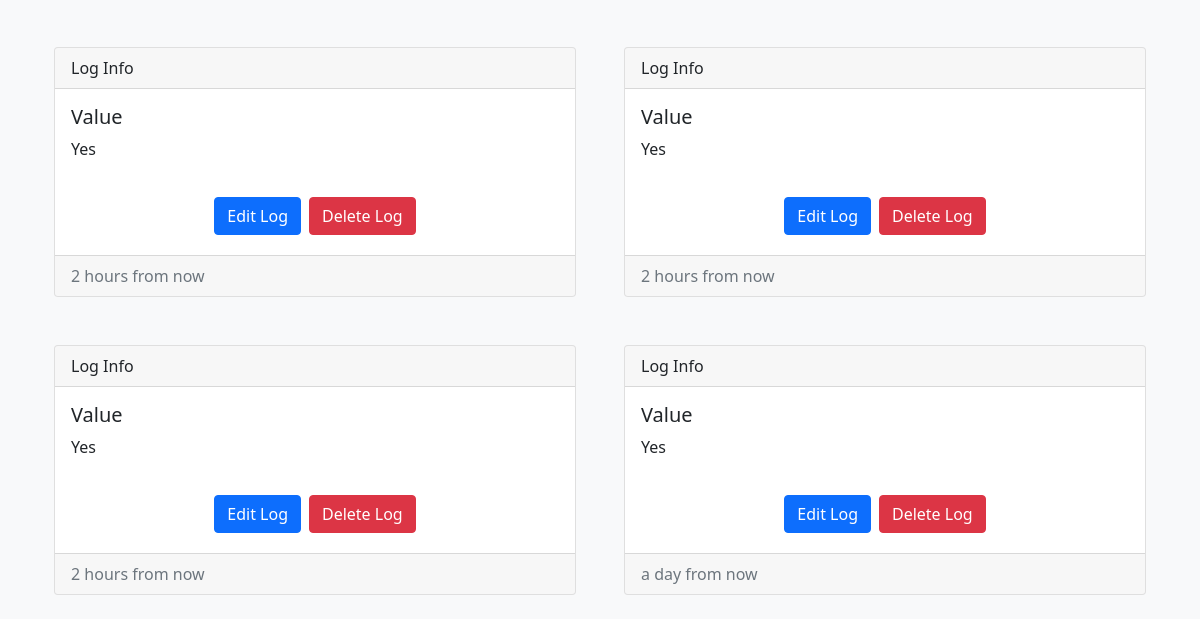
Before: /trackers/view?id=1 (signed in, lower part) with the older database file.
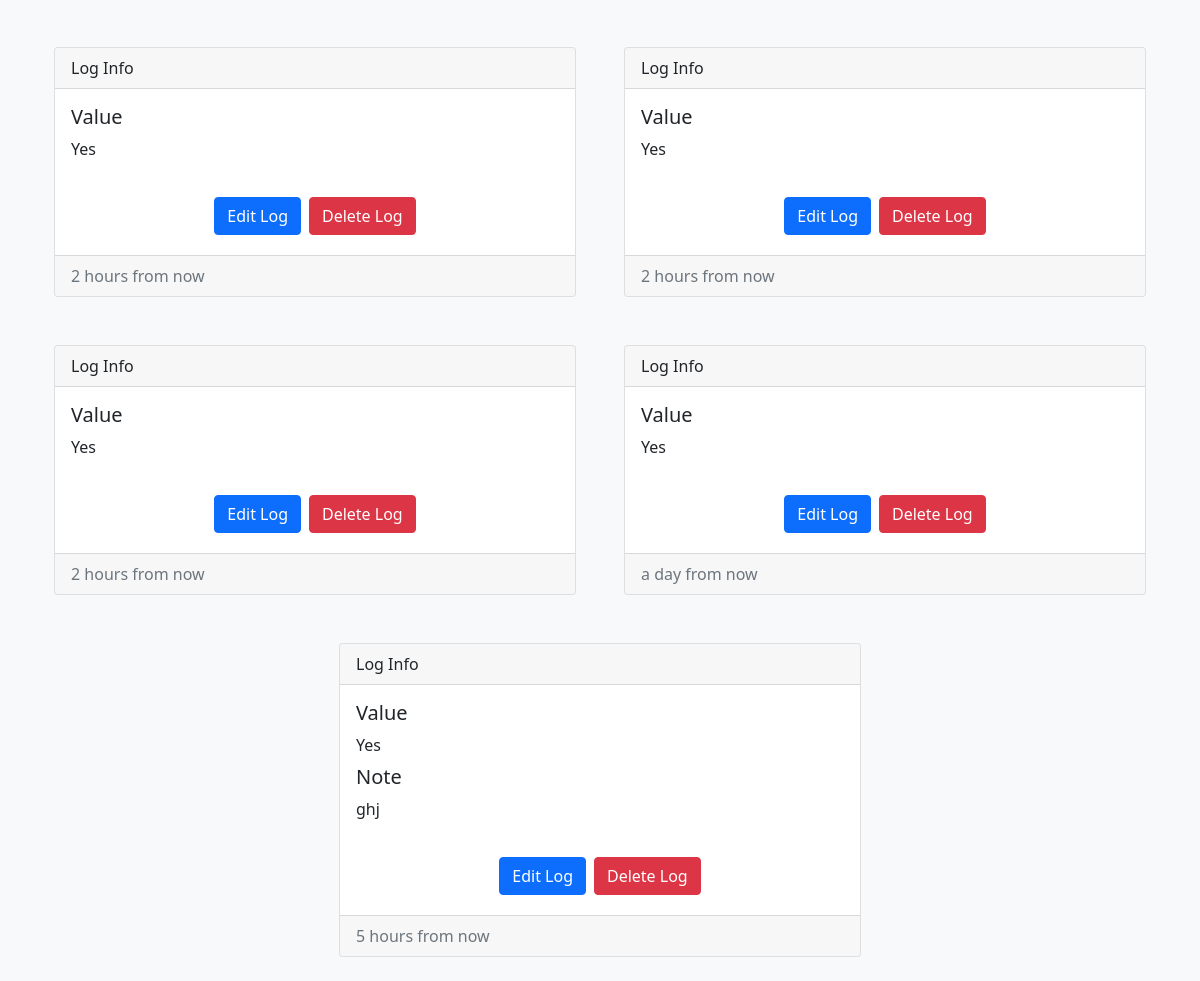
After: the same page with the newer database file.
### models/models.py (models this page shows)
class TrackerLogs(db.Model):
    __tablename__ = "tracker_logs"
    tl_id = db.Column(db.Integer(), primary_key=True, autoincrement=True)
    tl_time = db.Column(db.DateTime(), nullable=False)
    tl_note = db.Column(db.String(256))
    tl_tracker = db.Column(db.Integer(), db.ForeignKey("trackers.t_id", ondelete="CASCADE"), nullable=False)
    tl_vals = db.relationship("TrackerValues", cascade="all, delete")

class TrackerValues(db.Model):
    __tablename__ = "tracker_vals"
    tv_id = db.Column(db.Integer(), primary_key=True, autoincrement=True)
    tv_val = db.Column(db.Numeric(10, 2), nullable=False)
    tv_log = db.Column(db.Integer(), db.ForeignKey("tracker_logs.tl_id", ondelete="CASCADE"), nullable=False)

### views/views.py (the view, shortened to what this page needs)
@app.route("/trackers/view", methods=["GET", "POST"])
@login_required
def trackers_view():
    t_id = request.args.get("id", "")
    if not (t_id.isdigit()):
        flash("Invalid Tracker", "danger")
        return redirect("/trackers")
    t_id = int(t_id)
    tracker = TrackerModel.query.filter(TrackerModel.t_id == t_id, TrackerModel.t_user == current_user.id).first()
    if not tracker:
        flash("Invalid Tracker", "danger")
        return redirect("/trackers")
    options = {x.to_id: x.to_name for x in tracker.t_options}
    return render_template("trackers/view.html", user=current_user, tracker=tracker, options=options)

### auth/auth.py (called while the page is built)
@login.user_loader
def load_user(id):
    return UserModel.query.get(int(id))

### templates/filters/filters.py (called while the page is built)
@app.template_filter()
def pretty_datetime(datetime):
    return naturaltime(datetime)

### templates/trackers/view.html (shortened to what this page needs)
<!DOCTYPE html>
<html lang="en">
    <head>
        <link rel="stylesheet" href="{{ url_for('static', filename='css/bootstrap.min.css')}}">
        <link rel="stylesheet" href="{{ url_for('static', filename='css/fontawesome.all.min.css')}}">
        <link rel="stylesheet" href="{{ url_for('static', filename='css/tracker_view.css')}}">
    </head>
    <body class="bg-light">
        <div class="container">
            <div class="row equal d-flex justify-content-center bg-light mt-4">
                {% for log in tracker.t_logs %}
                <div class="col-sm-12 col-md-12 col-lg-6 col-xl-6 d-flex justify-content-center p-4">
                    <div class="card flex-fill">
                        <div class="card-header">Log Info</div>
                        <div class="card-body">
                            <h5 class="card-title">
                                {% if tracker.t_type_name.tt_name == "Multi Select" %}
                                Values
                                {% else %}
                                Value
                                {% endif %}
                            </h5>
                            <div class="card-text">
                                {% for val in log.tl_vals %}
                                <div>
                                    {% if tracker.t_type_name.tt_name == "Boolean" %}
                                        {% if val.tv_val | int == 1 %}
                                        Yes
                                        {% elif val.tv_val | int == 0 %}
                                        No
                                        {% endif %}
                                    {% elif tracker.t_type_name.tt_name == "Integer" %}
                                        {{ val.tv_val | int }}
                                    {% elif tracker.t_type_name.tt_name == "Decimal" %}
                                        {{ val.tv_val | round(2) }}
                                    {% elif tracker.t_type_name.tt_name == "Duration" %}
                                        Hours: {{ val.tv_val // 3600 }} | Minutes: {{ (val.tv_val % 3600) // 60 }} | Seconds: {{ (val.tv_val % 60) | int }}
                                    {% elif tracker.t_type_name.tt_name == "Single Select" %}
                                        {{ options[val.tv_val | int] }}
                                    {% elif tracker.t_type_name.tt_name == "Multi Select" %}
                                        {{ options[val.tv_val | int] }}
                                    {% endif %}
                                </div>
                                {% endfor %}
                            </div>
                            {% if log.tl_note | length > 0 %}
                            <h5 class="card-title pt-2">Note</h5>
                            <div class="card-text">{{ log.tl_note }}</div>
                            {% endif %}
                        </div>
                        <div class="card-body d-flex justify-content-center align-items-end">
                            <a href="/trackers/log/edit?tid={{ tracker.t_id }}&lid={{ log.tl_id }}" class="btn btn-primary m-1">Edit Log</a>
                            <form action="" method="POST" style="display: inline;">
                                <button type="submit" class="btn btn-danger m-1">Delete Log</button>
                            </form>
                        </div>
                        <div class="card-footer text-muted">
                            {{ log.tl_time | pretty_datetime }}
                        </div>
                    </div>
                </div>
                {% endfor %}
            </div>
        </div>
    </body>
</html>

### static/css/tracker_view.css (style rules this page uses)
.card { transition: transform 0.2s ease; }

Changed rows visible on the page:
added TrackerLogs: shows "Value", tl_note "ghj", tl_time|pretty_datetime "5 hours from now"
added TrackerValues: tv_val "Yes", shown under "ghj"
